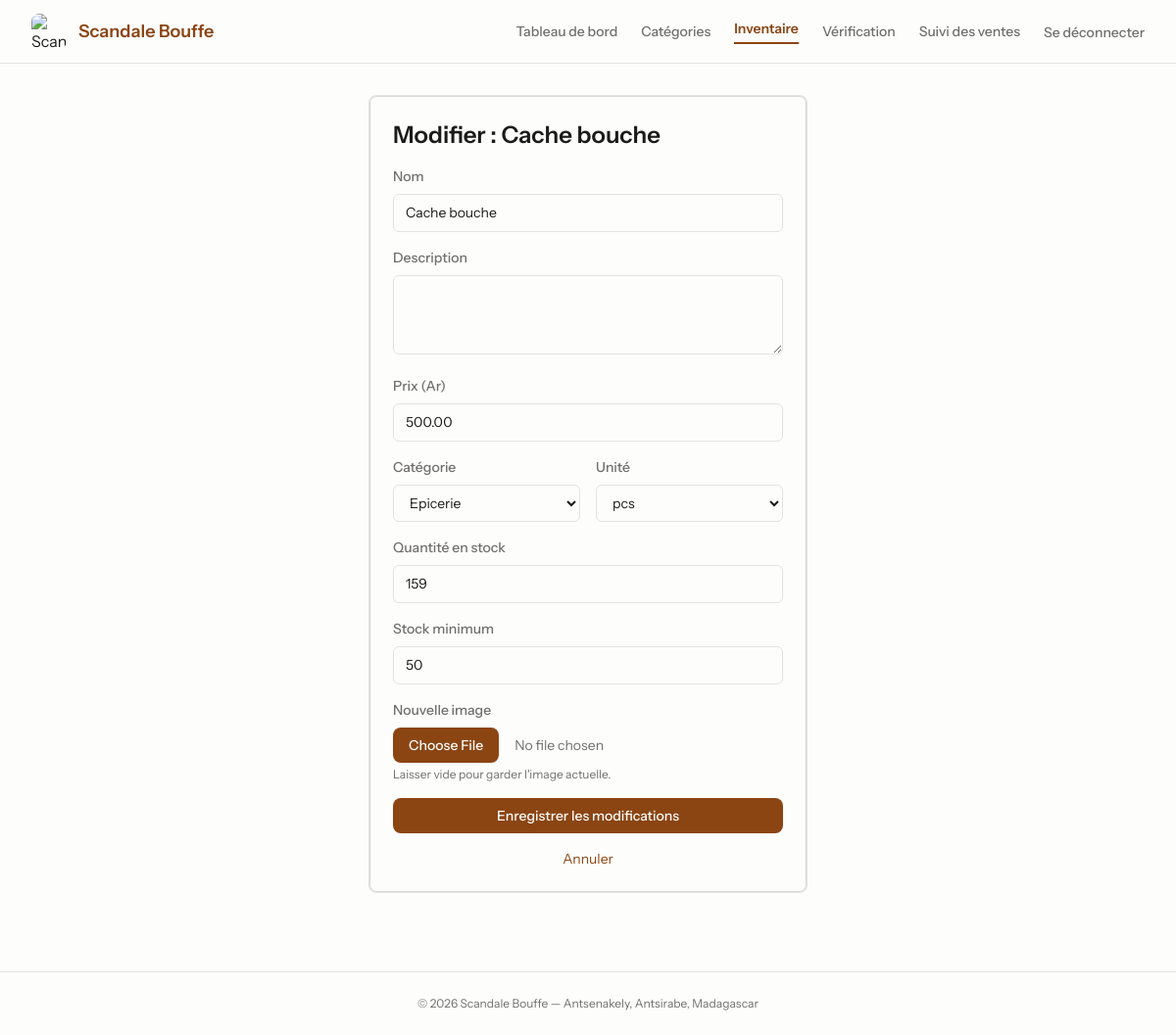
The page /inventory/edit?id=58 (signed in) on the database as committed earlier.
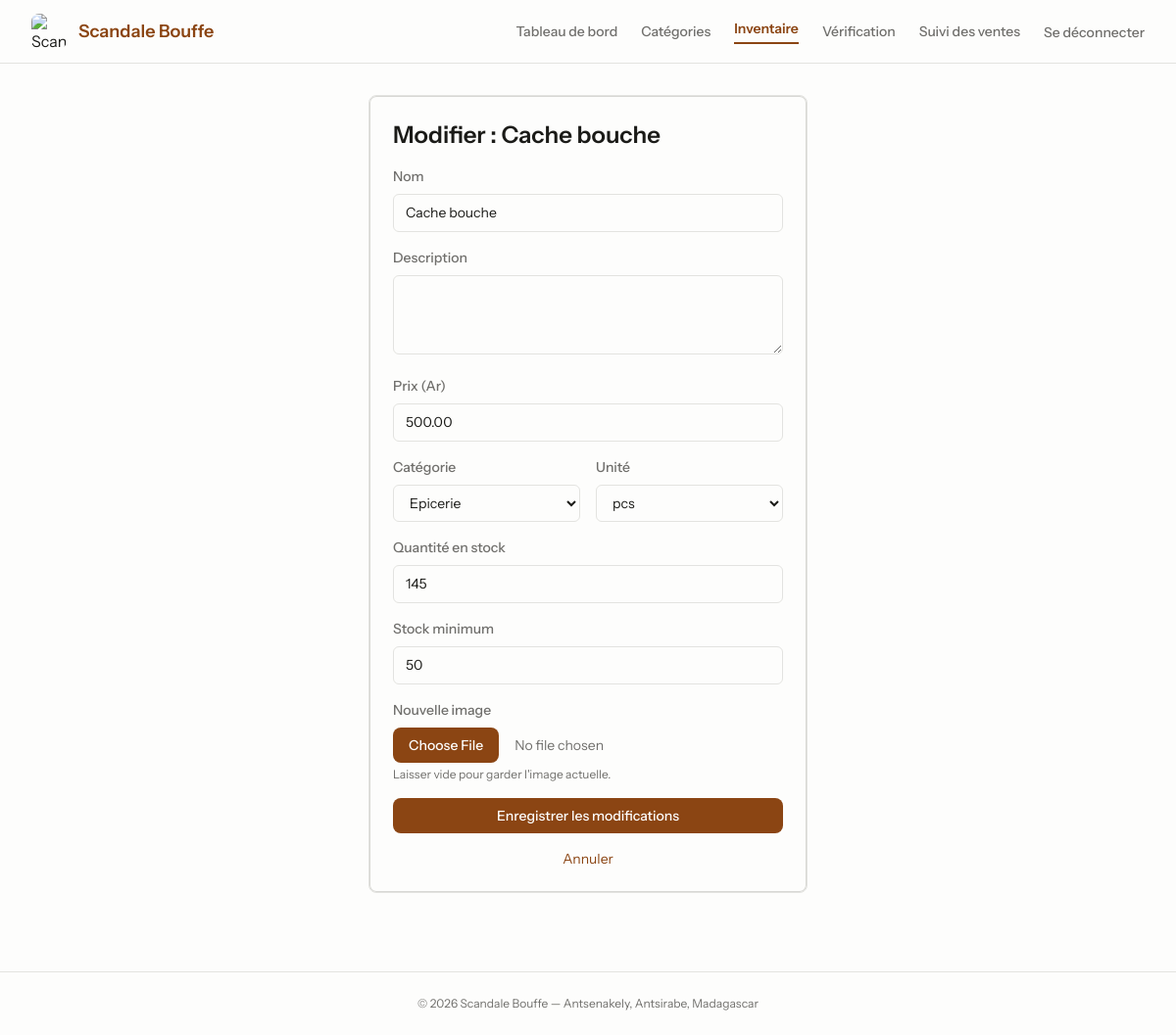
The same page on the database as committed later.
### tables this page shows
CREATE TABLE `products` (
  `id` bigint(20) UNSIGNED NOT NULL,
  `name` varchar(255) NOT NULL,
  `category_id` bigint(20) UNSIGNED DEFAULT NULL,
  `description` text DEFAULT NULL,
  `price` decimal(10,2) NOT NULL,
  `quantity` int(11) NOT NULL DEFAULT 0,
  `min_stock` int(11) NOT NULL DEFAULT 5,
  `unit` varchar(255) NOT NULL DEFAULT 'pcs',
  `image` varchar(255) DEFAULT NULL,
  `active` tinyint(1) NOT NULL DEFAULT 1,
  `created_at` timestamp NULL DEFAULT NULL,
  `updated_at` timestamp NULL DEFAULT NULL
);

CREATE TABLE `categories` (
  `id` bigint(20) UNSIGNED NOT NULL,
  `name` varchar(255) NOT NULL,
  `description` varchar(255) DEFAULT NULL,
  `created_at` timestamp NULL DEFAULT NULL,
  `updated_at` timestamp NULL DEFAULT NULL
);

### config/db.php (called while the page is built, shortened)
<?php
$dbHost = 'localhost';
$dbName = 'scandale_bouffe';
$dbUser = 'root';
$dbPass = '';
function url(string $path = ''): string {
    $base = BASE_URL === '' ? '' : BASE_URL . '/';
    return $base . ltrim($path, '/');
}
try {
    $pdo = new PDO(
        "mysql:host={$dbHost};dbname={$dbName};charset=utf8mb4",
        $dbUser,
        $dbPass,
        [
            PDO::ATTR_ERRMODE => PDO::ERRMODE_EXCEPTION,
            PDO::ATTR_DEFAULT_FETCH_MODE => PDO::FETCH_ASSOC,
        ]
    );
} catch (PDOException $e) {
    error_log("Erreur de connexion PDO : " . $e->getMessage());
    die("Impossible de se connecter à la base de données. Veuillez réessayer plus tard.");
}
function fetchAssoc(string $sql, array $params = []): array {
    global $pdo;
    $stmt = $pdo->prepare($sql);
    $stmt->execute($params);
    return $stmt->fetch() ?: [];
}
function fetchAllAssoc(string $sql, array $params = []): array {
    global $pdo;
    $stmt = $pdo->prepare($sql);
    $stmt->execute($params);
    return $stmt->fetchAll() ?: [];
}

### pages/inventory/edit.php (the view, shortened to what the changed rows need)
<?php
$id = isset($_GET['id']) ? (int)$_GET['id'] : 0;
$product = fetchAssoc("SELECT p.*, c.name as category_name FROM products p LEFT JOIN categories c ON p.category_id = c.id WHERE p.id = ?", [$id]);
require __DIR__ . '/../layout.php';
?>
<div class="max-w-md mx-auto">
    <div class="border border-[#e3e3e0] bg-[#FDFDFC] dark:border-[#3E3E3A] dark:bg-[#0a0a0a] rounded-lg p-6 shadow-card">
        <h2 class="mb-4 text-2xl font-semibold text-[#1b1b18] dark:text-[#FDFDFC]">
            Modifier : <?php echo htmlspecialchars($product['name']); ?>
        </h2>
        <form action="<?php echo url('inventory/update'); ?>" method="POST" enctype="multipart/form-data" class="space-y-4">
            <div>
                <label class="block text-sm font-medium text-[#706f6c] dark:text-[#A1A09A] mb-2">Nom</label>
                <input type="text" name="name" required value="<?php echo htmlspecialchars($product['name']); ?>" class="w-full input-field">
            </div>
            <div>
                <label class="block text-sm font-medium text-[#706f6c] dark:text-[#A1A09A] mb-2">Description</label>
                <textarea name="description" rows="3" class="w-full input-field"><?php echo htmlspecialchars($product['description'] ?? ''); ?></textarea>
            </div>
            <div>
                <label class="block text-sm font-medium text-[#706f6c] dark:text-[#A1A09A] mb-2">Prix (Ar)</label>
                <input type="number" name="price" min="0" step="100" required value="<?php echo htmlspecialchars($product['price']); ?>" class="w-full input-field">
            </div>
            <div class="sm:grid grid-cols-2 gap-4">
                <div>
                    <label class="block text-sm font-medium text-[#706f6c] dark:text-[#A1A09A] mb-2">Catégorie</label>
                    <select name="category_id" class="w-full input-field">
                        <?php
                        $allCategories = fetchAllAssoc("SELECT id, name FROM categories ORDER BY name");
                        foreach ($allCategories as $cat):
                        ?>
                        <option value="<?php echo $cat['id']; ?>" <?php echo $product['category_id'] == $cat['id'] ? 'selected' : ''; ?>><?php echo htmlspecialchars($cat['name']); ?></option>
                        <?php endforeach; ?>
                    </select>
                </div>
                <div>
                    <label class="block text-sm font-medium text-[#706f6c] dark:text-[#A1A09A] mb-2">Unité</label>
                    <select name="unit" class="w-full input-field">
                        <option value="pcs" <?php echo $product['unit'] == 'pcs' ? 'selected' : ''; ?>>pcs</option>
                    </select>
                </div>
            </div>
            <div>
                <label class="block text-sm font-medium text-[#706f6c] dark:text-[#A1A09A] mb-2">Quantité en stock</label>
                <input type="number" name="quantity" min="0" step="0.01" value="<?php echo htmlspecialchars($product['quantity']); ?>" class="w-full input-field">
            </div>
            <div>
                <label class="block text-sm font-medium text-[#706f6c] dark:text-[#A1A09A] mb-2">Stock minimum</label>
                <input type="number" name="min_stock" min="0" value="<?php echo htmlspecialchars($product['min_stock']); ?>" class="w-full input-field">
            </div>
            <div>
                <label class="block text-sm font-medium text-[#706f6c] dark:text-[#A1A09A] mb-2">Nouvelle image</label>
                <input type="file" name="image" accept="image/*"
                    class="w-full text-sm text-[#706f6c] dark:text-[#A1A09A] file:mr-4 file:py-2 file:px-4 file:rounded-lg file:border-0 file:text-sm file:font-medium file:bg-[#8B4513] file:text-[#FDFDFC] hover:file:bg-[#A0522D] file:cursor-pointer">
                <p class="mt-1 text-xs text-[#706f6c] dark:text-[#A1A09A]">Laisser vide pour garder l'image actuelle.</p>
            </div>
            <button type="submit" class="w-full rounded-lg bg-[#8B4513] py-2 px-4 text-sm font-medium text-[#FDFDFC] hover:bg-[#A0522D] transition-colors">
                Enregistrer les modifications
            </button>
            <a href="<?php echo url('inventory'); ?>" class="mt-2 block text-sm text-[#8B4513] hover:underline text-center">
                Annuler
            </a>
        </form>
    </div>
</div>
<?php require __DIR__ . '/../layout_footer.php'; ?>

Rows that differ between the two databases and show on the page:
changed products "Cache bouche": quantity "159" → "145"
